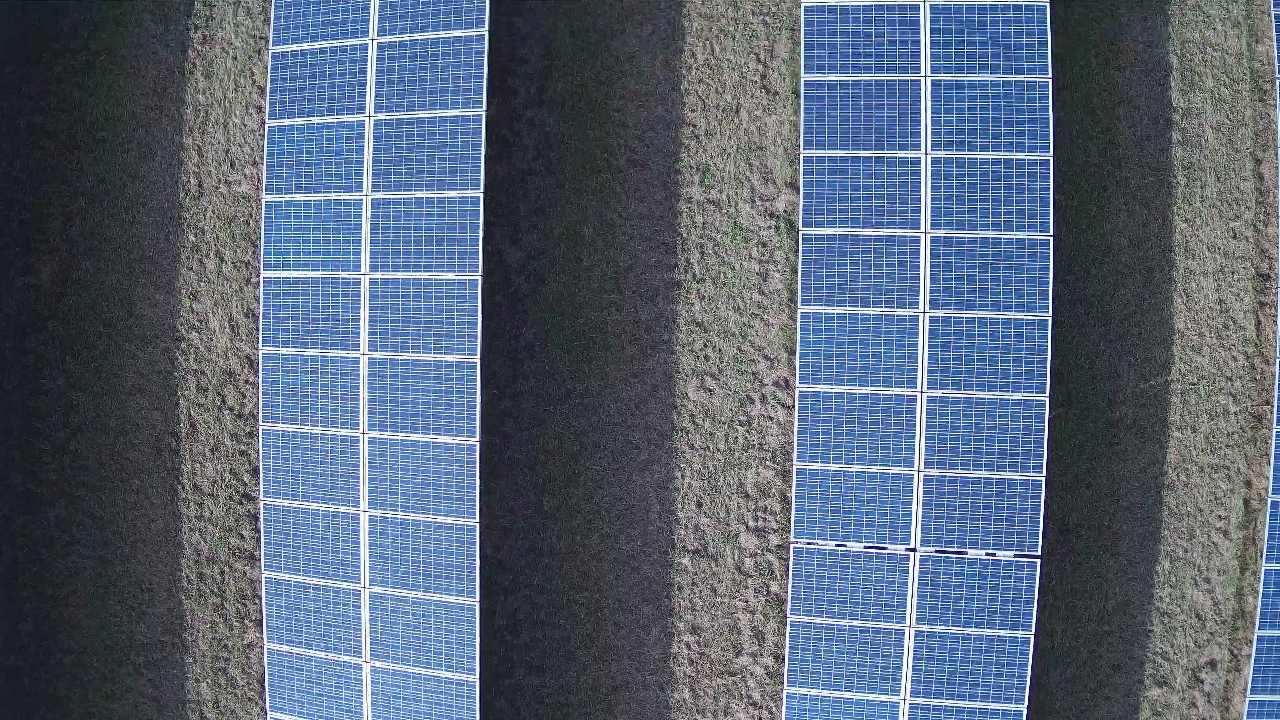
#> input picture InputFiles/RGB.jpg, 1280 x 720 px
$ python PreProcessing.py
#> lines starting #> are read from the running program, lines starting #| are printed output that depends on the picture; after the words box and inside, x2 and y2 are one past the last pixel; in counts of white or black regions, pixels touching at a corner belong together
# Pre-procesamiento imágenes RGB
# Autor: Javiera Peña
import cv2

# Cargar la imagen RGB -> imagen cargada como matriz de 3 canales
imagen_rgb = cv2.imread('InputFiles/RGB.jpg')
#> imagen_rgb is the input picture: shape (720, 1280, 3); mean B, G, R 119.3, 100.7, 88.4

gray_image = cv2.cvtColor(imagen_rgb, cv2.COLOR_BGR2GRAY) # se convierte la imagen BGRA a escala de grises para poder trabajar con filtros
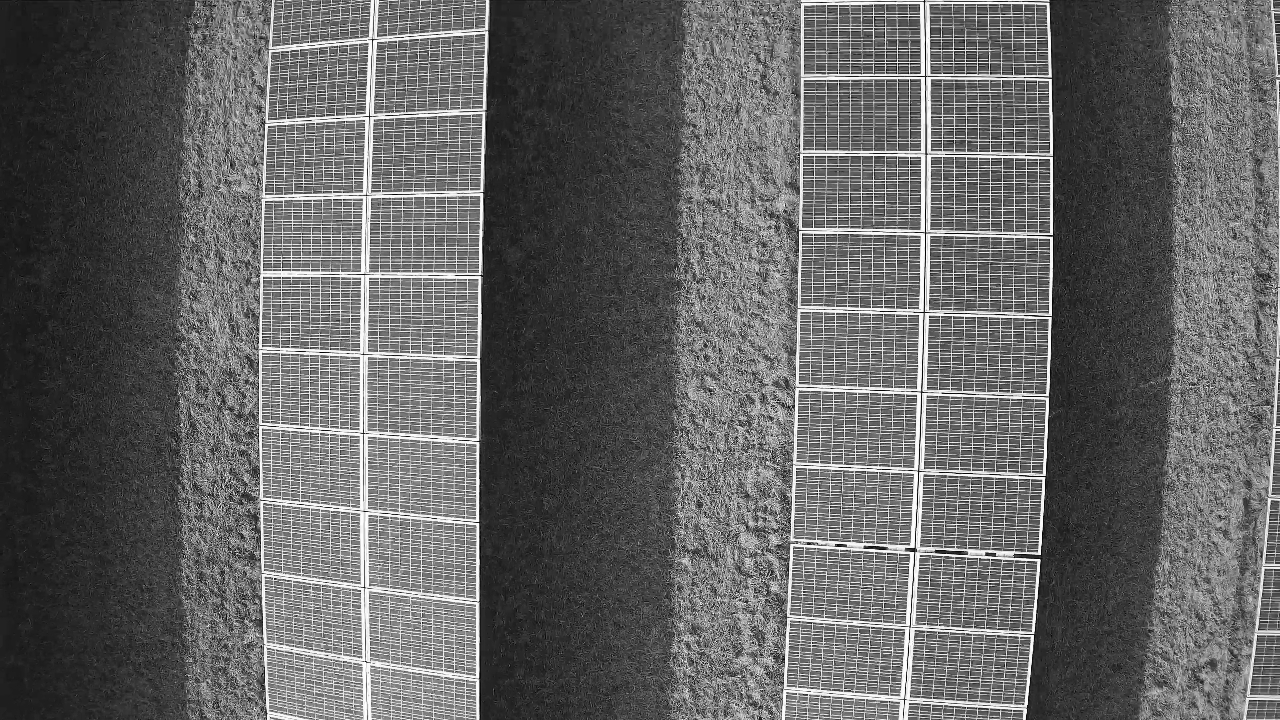
#> gray_image: shape (720, 1280); min 0, max 255, mean 99.2

# aplicación de filtros que reducen el ruido para mejorar la detección de contornos
box_blur = cv2.blur(gray_image,(4,4))
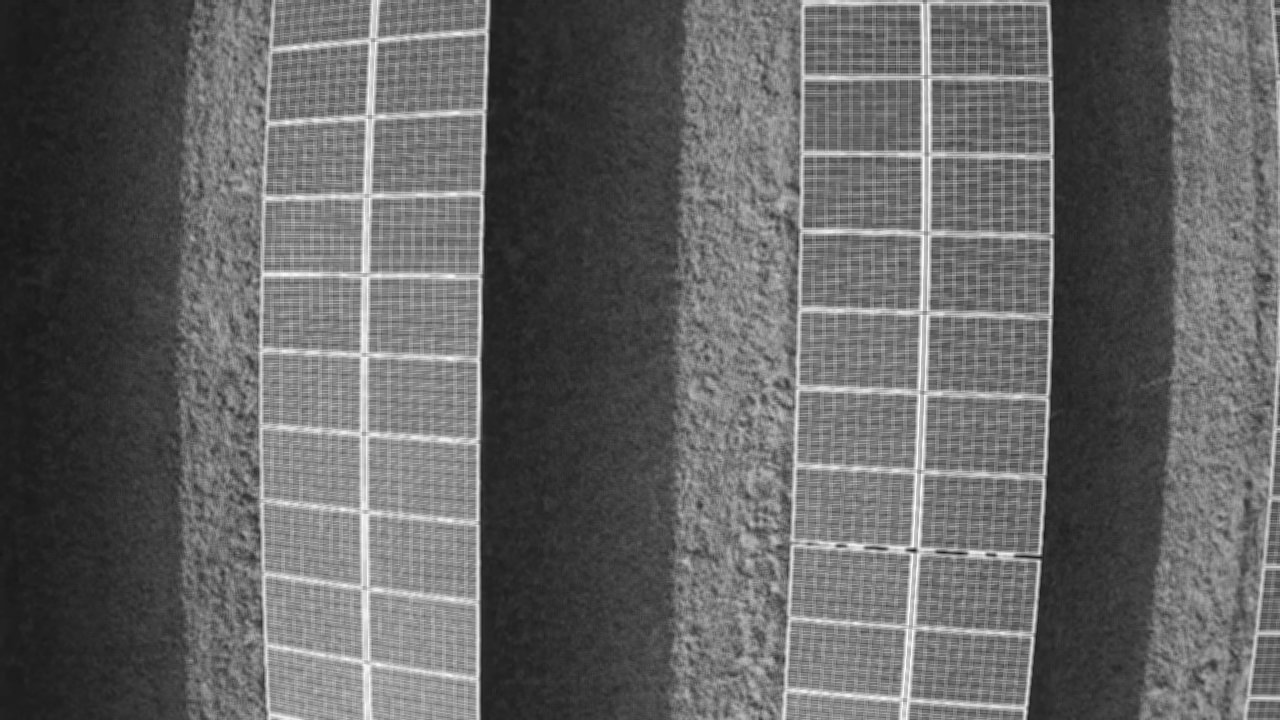
#> box_blur: shape (720, 1280); min 23, max 252, mean 99.2
gaussian = cv2.GaussianBlur(gray_image,(7,7),0)

new_imagergb = imagen_rgb.copy() # nueva imagen para el recorte -> esto se hace para no modificar la imagen original en caso de necesitarla
#bcv2.imshow('imagen',new_imagergb)

_,threshold_image = cv2.threshold(gaussian, 180, 255, cv2.THRESH_BINARY) # aplicar un umbral binario a la imagen Guassiana
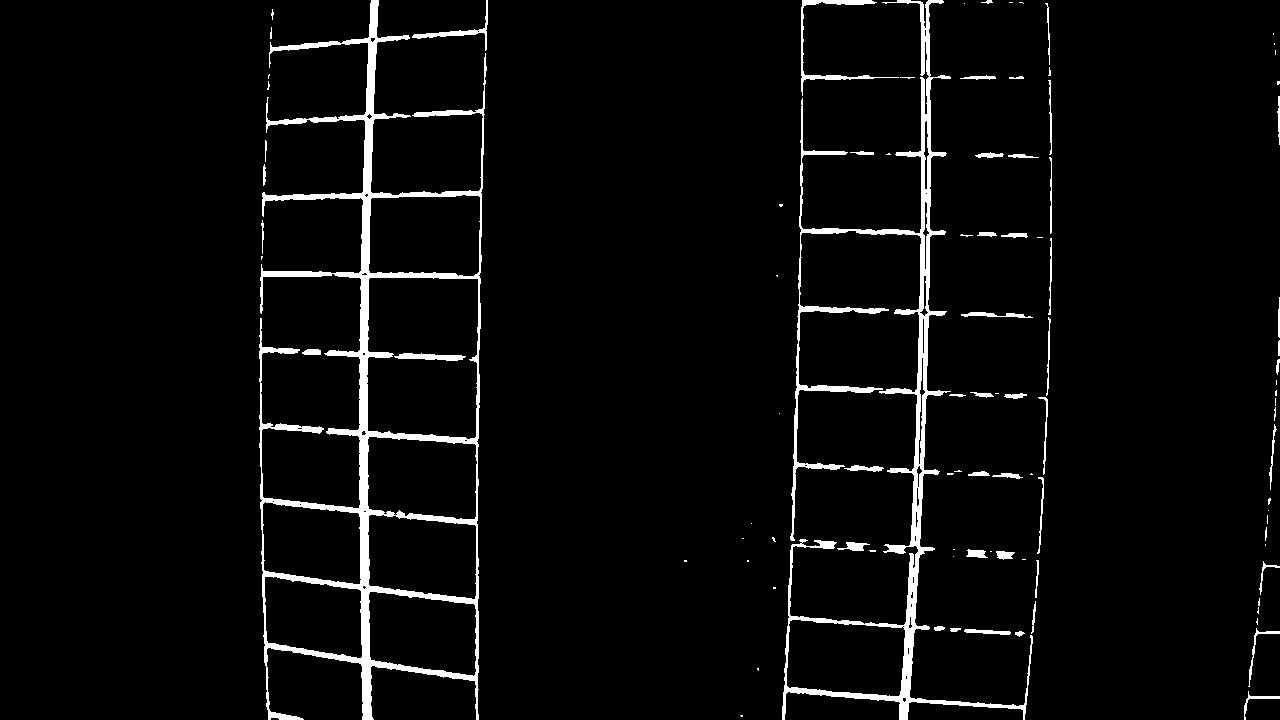
#> threshold_image: shape (720, 1280); 4% white; 97 white regions (48 under 20 px)
contorno,_ = cv2.findContours(threshold_image, cv2.RETR_TREE, cv2.CHAIN_APPROX_SIMPLE)
#> contorno = 138 contours, 79 with area under 20; largest, box (x1, y1, x2, y2) and area: (259, 0, 487, 720) 77136, (782, 0, 1033, 720) 18627, (366, 277, 479, 440) 17120, (368, 194, 481, 277) 8512, (367, 436, 478, 520) 8150
contornos_dibujados = cv2.drawContours(imagen_rgb,contorno,-1,(0,255,0),3)  # crear los contornos en imagen rgb
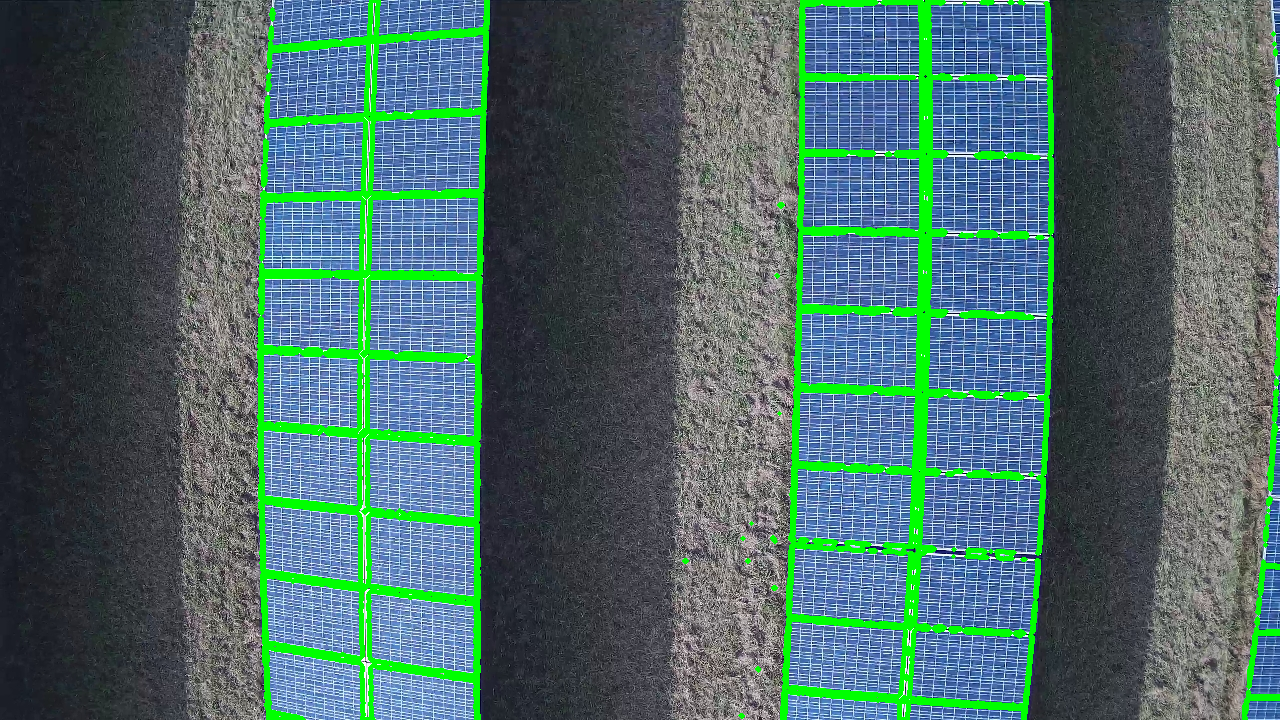
#> contornos_dibujados: shape (720, 1280, 3); mean B, G, R 104, 106.2, 76

# ordenar los contornos por área para seleccionar los paneles más grandes
contours = sorted(contorno, key=cv2.contourArea, reverse=True)
#> contours has the same summary as contorno

# inicializar lista de recortes de los paneles
panel_crops = []

# iterar sobre los dos contornos más grandes (asumimos que corresponden a los paneles grandes)
for i in range(2):
    # obtener el rectángulo delimitador de cada contorno
    x, y, w, h = cv2.boundingRect(contours[i])

    # recortar la imagen usando las coordenadas del rectángulo
    panel_crop = new_imagergb[y:y+h, x:x+w] # se usa la nueva imagen para recortar
    panel_crops.append(panel_crop)

    # guardar cada recorte individualmente
    cv2.imwrite(f'panel_recorte_{i+1}.png', panel_crop)
#> this loop made 2 passes
#> (x, y, w, h) on passes 1 to 2: (259, 0, 228, 720), (782, 0, 251, 720)
#> pass 1, `panel_crop = new_imagergb[y:y+h, x:x+w]`:
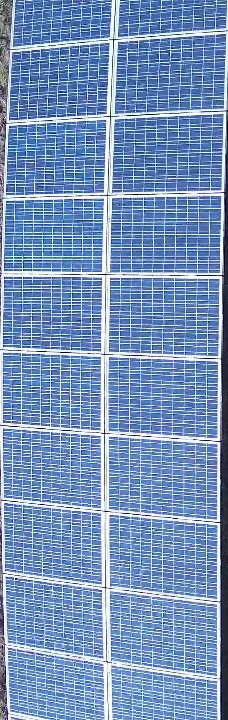
#> panel_crop: shape (720, 228, 3); mean B, G, R 188.9, 146.8, 118.6
#> pass 2, `panel_crop = new_imagergb[y:y+h, x:x+w]`:
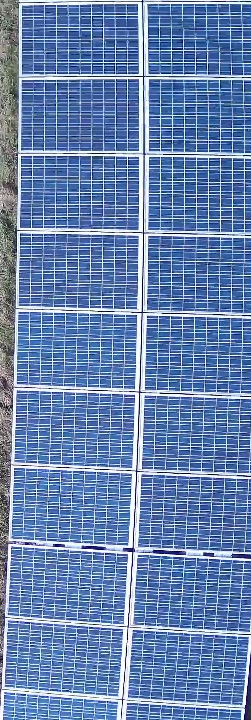
#> panel_crop: shape (720, 251, 3); mean B, G, R 175.3, 130.8, 102.9
#> after the loop, panel_crops = 2 items

# mostrar el resultado final en pantalla para verificación
for idx, panel in enumerate(panel_crops):
    cv2.imshow(f'Panel {idx+1}', panel)
#> this loop made 2 passes


# mostrar la imagen original con los contornos
# cv2.imshow('cont', contornos_dibujados)


cv2.waitKey(0)
cv2.destroyAllWindows()
